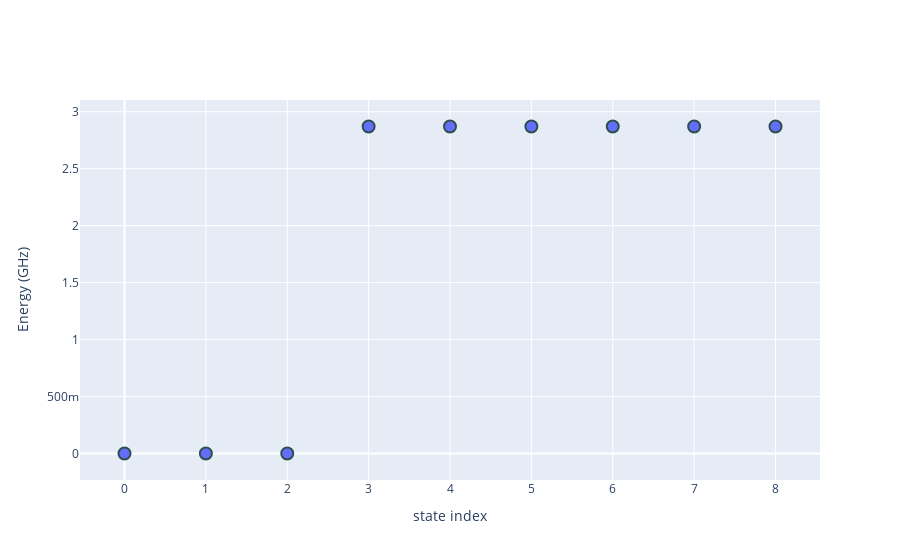

The notebook cell this image was saved under:
### Code cell
shifted_vals = vals - np.min(vals)
fig = nvmodels.plotting.plot_eigenspectrum(shifted_vals * 1.e-9, state_probs, ylabel='Energy (GHz)')
fig.show()

### Figure 1 — Plotly figure (JSON) as saved in the notebook; plotly's stock layout.template omitted (floating-point values rounded to 4 significant figures)
{"data": [{"hovertext": ["1.000|0,1>", "1.000|0,0>", "1.000|0,-1>", "1.000|1,1>", "1.000|1,0>", "1.000|1,-1>", "1.000|-1,1>", "1.000|-1,0>", "1.000|-1,-1>"], "line": {"width": 0}, "marker": {"line": {"color": "DarkSlateGrey", "width": 2}, "size": 12}, "mode": "markers", "type": "scatter", "y": [0, 0, 0, 2.87, 2.87, 2.87, 2.87, 2.87, 2.87]}], "layout": {"xaxis": {"title": {"text": "state index"}}, "yaxis": {"tickformat": "s", "title": {"text": "Energy (GHz)"}}}}
